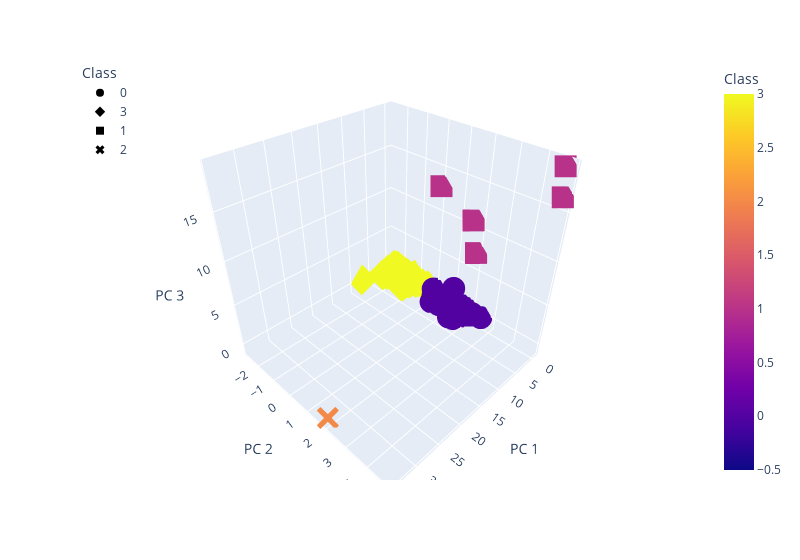

The cell this chart's notebook holds for it:
### Markdown cell above
### Deliverable 4: Visualizing Cryptocurrencies Results

#### 3D-Scatter with Clusters

### Code cell
# Creating a 3D-Scatter with the PCA data and the clusters
import plotly.express as px
fig = px.scatter_3d(
    clustered_df,
    x="PC 1",
    y="PC 2",
    z="PC 3",
    color="Class",
    symbol="Class",
    hover_name="CoinName",
    hover_data=["Algorithm"],
    width=800
)
fig.update_layout(legend=dict(x=0, y=1))
fig.show()

### Figure 1 — Plotly figure (JSON) as saved in the notebook; plotly's stock layout.template omitted (floating-point values rounded to 4 significant figures; data arrays with more than 128 entries replaced by an {"elided": "..."} marker saying what was removed)
{"data": [{"customdata": {"elided": "288x1 str values"}, "hovertemplate": "<b>%{hovertext}</b><br><br>Class=%{marker.color}<br>PC 1=%{x}<br>PC 2=%{y}<br>PC 3=%{z}<br>Algorithm=%{customdata[0]}<extra></extra>", "hovertext": {"elided": "288 str values"}, "legendgroup": "0", "marker": {"color": {"elided": "288 int values"}, "coloraxis": "coloraxis", "symbol": "circle"}, "mode": "markers", "name": "0", "scene": "scene", "showlegend": true, "type": "scatter3d", "x": {"elided": "288 float values"}, "y": {"elided": "288 float values"}, "z": {"elided": "288 float values"}}, {"customdata": {"elided": "238x1 str values"}, "hovertemplate": "<b>%{hovertext}</b><br><br>Class=%{marker.color}<br>PC 1=%{x}<br>PC 2=%{y}<br>PC 3=%{z}<br>Algorithm=%{customdata[0]}<extra></extra>", "hovertext": {"elided": "238 str values"}, "legendgroup": "3", "marker": {"color": {"elided": "238 int values"}, "coloraxis": "coloraxis", "symbol": "diamond"}, "mode": "markers", "name": "3", "scene": "scene", "showlegend": true, "type": "scatter3d", "x": {"elided": "238 float values"}, "y": {"elided": "238 float values"}, "z": {"elided": "238 float values"}}, {"customdata": [["Proof-of-BibleHash"], ["SHA-256 + Hive"], ["Proof-of-Authority"], ["ECC 256K1"], ["Leased POS"]], "hovertemplate": "<b>%{hovertext}</b><br><br>Class=%{marker.color}<br>PC 1=%{x}<br>PC 2=%{y}<br>PC 3=%{z}<br>Algorithm=%{customdata[0]}<extra></extra>", "hovertext": ["BiblePay", "LitecoinCash", "Poa Network", "Acute Angle Cloud", "Waves"], "legendgroup": "1", "marker": {"color": [1, 1, 1, 1, 1], "coloraxis": "coloraxis", "symbol": "square"}, "mode": "markers", "name": "1", "scene": "scene", "showlegend": true, "type": "scatter3d", "x": [-0.1567, -0.3649, -0.3079, -0.4192, -0.3908], "y": [1.668, 0.02812, 1.916, 4.699, 4.823], "z": [10.97, 13.09, 7.449, 19.05, 16.44]}, {"customdata": [["TRC10"]], "hovertemplate": "<b>%{hovertext}</b><br><br>Class=%{marker.color}<br>PC 1=%{x}<br>PC 2=%{y}<br>PC 3=%{z}<br>Algorithm=%{customdata[0]}<extra></extra>", "hovertext": ["BitTorrent"], "legendgroup": "2", "marker": {"color": [2], "coloraxis": "coloraxis", "symbol": "x"}, "mode": "markers", "name": "2", "scene": "scene", "showlegend": true, "type": "scatter3d", "x": [34.04], "y": [1.855], "z": [-0.7566]}], "layout": {"coloraxis": {"colorbar": {"title": {"text": "Class"}}, "colorscale": [[0, "#0d0887"], [0.1111, "#46039f"], [0.2222, "#7201a8"], [0.3333, "#9c179e"], [0.4444, "#bd3786"], [0.5556, "#d8576b"], [0.6667, "#ed7953"], [0.7778, "#fb9f3a"], [0.8889, "#fdca26"], [1, "#f0f921"]]}, "legend": {"title": {"text": "Class"}, "tracegroupgap": 0, "x": 0, "y": 1}, "margin": {"t": 60}, "scene": {"domain": {"x": [0, 1], "y": [0, 1]}, "xaxis": {"title": {"text": "PC 1"}}, "yaxis": {"title": {"text": "PC 2"}}, "zaxis": {"title": {"text": "PC 3"}}}, "width": 800}}
